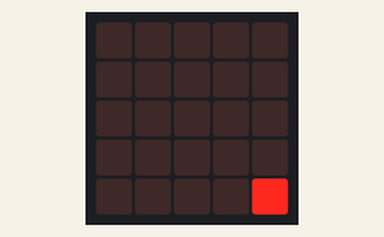
This program was run on a simulated BBC micro:bit (MakeCode). Parts: the board's 5×5 LED display.

Above: at 0.05 s.
At 0.65 s:
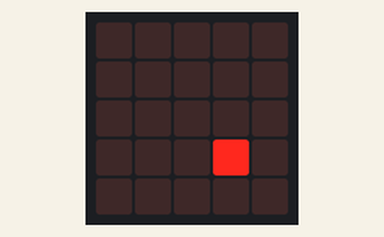
At 1.25 s:
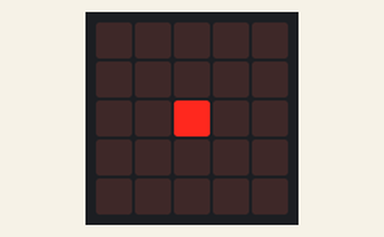
At 1.85 s:
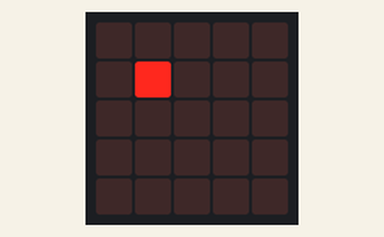
At 2.46 s:
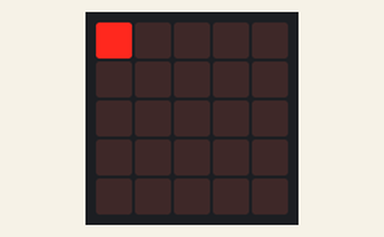
At 2.87 s:
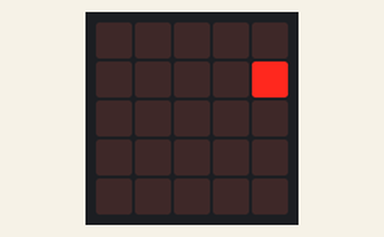

Measured:
- by itself, everything shown: repeats every 2.5 s, in 25 steps

The program:

main.ts
```typescript
let y2 = 0
let x2 = 0
// down to up right to left
basic.forever(function () {
    y2 = 4
    x2 = 4
    for (let index = 0; index < 5; index++) {
        for (let index = 0; index < 5; index++) {
            led.plot(x2, y2)
            y2 += -1
            basic.pause(100)
            led.unplot(x2, y2 + 1)
        }
        x2 += -1
        y2 = 4
    }
})
basic.forever(function () {

})
```

test.ts
```typescript
// 在這裡測試；當此封包作為擴充功能時，將不會編譯此內容。
```
